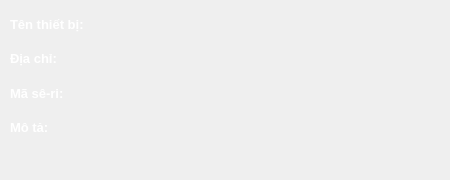
   <widget class="QWidget" name="tab_2">
    <attribute name="title">
     <string>       Thiết bị       </string>
    </attribute>
    <widget class="QWidget" name="verticalLayoutWidget_4">
     <property name="geometry">
      <rect>
       <x>150</x>
       <y>10</y>
       <width>291</width>
       <height>101</height>
      </rect>
     </property>
     <layout class="QVBoxLayout" name="verticalLayout_3">
      <item>
       <widget class="QLabel" name="label_Name">
        <property name="font">
         <font>
          <pointsize>10</pointsize>
         </font>
        </property>
        <property name="styleSheet">
         <string notr="true">color: rgb(255, 255, 255);</string>
        </property>
        <property name="text">
         <string/>
        </property>
       </widget>
      </item>
      <item>
       <widget class="QLabel" name="label_Address">
        <property name="font">
         <font>
          <pointsize>10</pointsize>
         </font>
        </property>
        <property name="styleSheet">
         <string notr="true">color: rgb(255, 255, 255);</string>
        </property>
        <property name="text">
         <string/>
        </property>
       </widget>
      </item>
      <item>
       <widget class="QLabel" name="label_SerialNumber">
        <property name="font">
         <font>
          <pointsize>10</pointsize>
         </font>
        </property>
        <property name="styleSheet">
         <string notr="true">color: rgb(255, 255, 255);</string>
        </property>
        <property name="text">
         <string/>
        </property>
       </widget>
      </item>
     </layout>
    </widget>
    <widget class="QWidget" name="verticalLayoutWidget_5">
     <property name="geometry">
      <rect>
       <x>10</x>
       <y>10</y>
       <width>111</width>
       <height>131</height>
      </rect>
     </property>
     <layout class="QVBoxLayout" name="verticalLayout_5">
      <item>
       <widget class="QLabel" name="label_4">
        <property name="font">
         <font>
          <pointsize>10</pointsize>
          <bold>true</bold>
         </font>
        </property>
        <property name="styleSheet">
         <string notr="true">color: rgb(255, 255, 255);</string>
        </property>
        <property name="text">
         <string>Tên thiết bị:</string>
        </property>
       </widget>
      </item>
      <item>
       <widget class="QLabel" name="label_6">
        <property name="font">
         <font>
          <pointsize>10</pointsize>
          <bold>true</bold>
         </font>
        </property>
        <property name="styleSheet">
         <string notr="true">color: rgb(255, 255, 255);</string>
        </property>
        <property name="text">
         <string>Địa chỉ:</string>
        </property>
       </widget>
      </item>
      <item>
       <widget class="QLabel" name="label_7">
        <property name="font">
         <font>
          <pointsize>10</pointsize>
          <bold>true</bold>
         </font>
        </property>
        <property name="styleSheet">
         <string notr="true">color: rgb(255, 255, 255);</string>
        </property>
        <property name="text">
         <string>Mã sê-ri:</string>
        </property>
       </widget>
      </item>
      <item>
       <widget class="QLabel" name="label_5">
        <property name="font">
         <font>
          <pointsize>10</pointsize>
          <bold>true</bold>
         </font>
        </property>
        <property name="styleSheet">
         <string notr="true">color: rgb(255, 255, 255);</string>
        </property>
        <property name="text">
         <string>Mô tả:</string>
        </property>
       </widget>
      </item>
     </layout>
    </widget>
    <widget class="QWidget" name="verticalLayoutWidget_3">
     <property name="geometry">
      <rect>
       <x>150</x>
       <y>110</y>
       <width>291</width>
       <height>61</height>
      </rect>
     </property>
     <layout class="QVBoxLayout" name="verticalLayout_4">
      <item>
       <widget class="QLabel" name="label_Description">
        <property name="font">
         <font>
          <pointsize>10</pointsize>
         </font>
        </property>
        <property name="styleSheet">
         <string notr="true">color: rgb(255, 255, 255);</string>
        </property>
        <property name="text">
         <string/>
        </property>
        <property name="alignment">
         <set>Qt::AlignLeading|Qt::AlignLeft|Qt::AlignTop</set>
        </property>
       </widget>
      </item>
     </layout>
    </widget>
   </widget>
